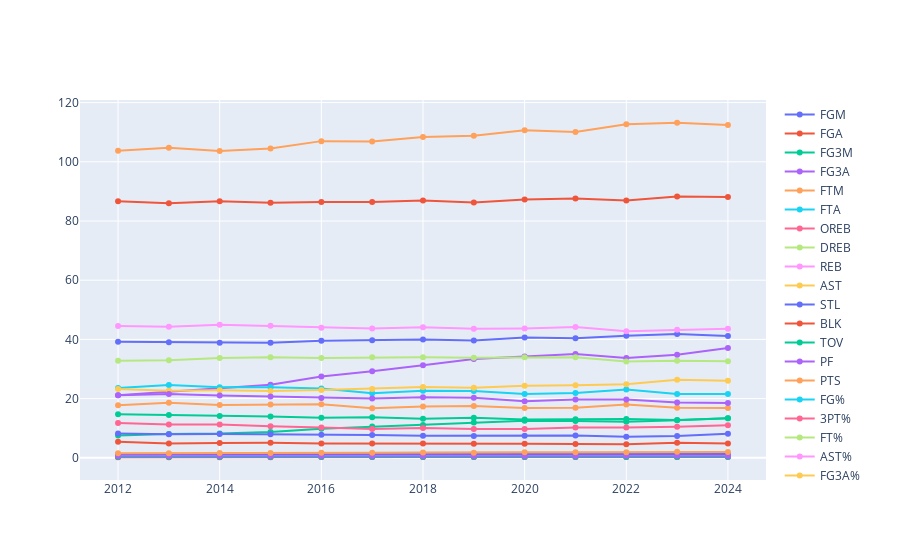

Write notebook code for a chart like this one.
### Code cell
change_per100_df = change_df.copy()
for col in change_per100_df.columns[3:18]:
    change_per100_df[col] = (change_per100_df[col] / change_per100_df['POSS_est']) * 100

change_per100_df.drop(columns=['MIN', 'POSS_est'], inplace=True)

fig = go.Figure()
for col in change_per100_df.columns[1:]:
    fig.add_trace(go.Scatter(x=change_per100_df['season_start_year'], 
                             y=change_per100_df[col],
                             name = col))
    
fig.show()
change_per100_df
